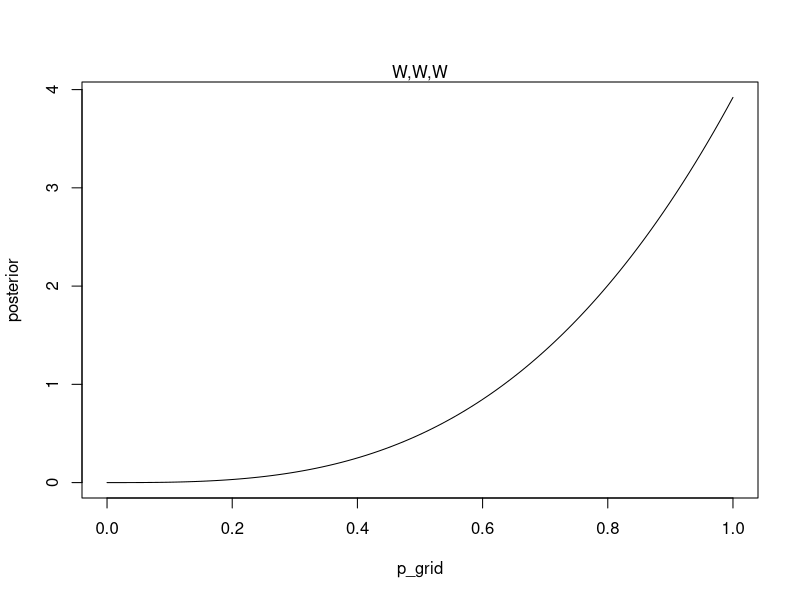
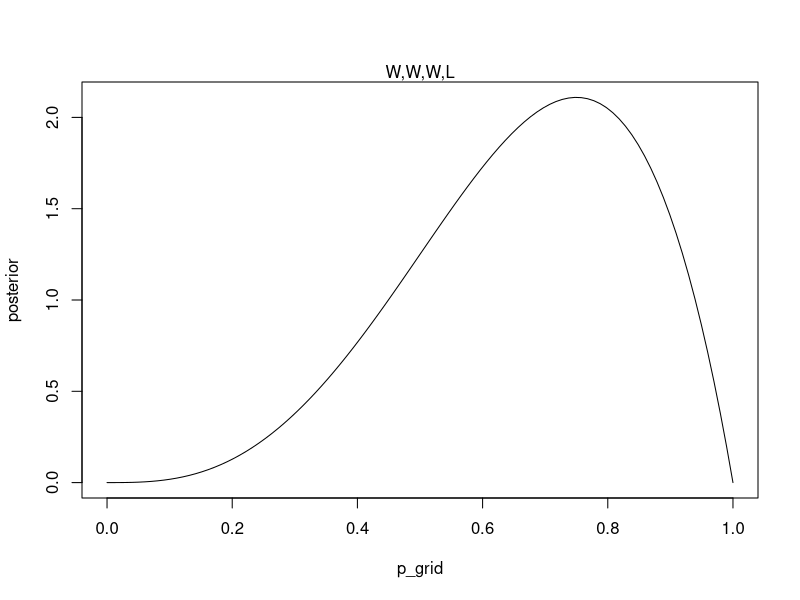
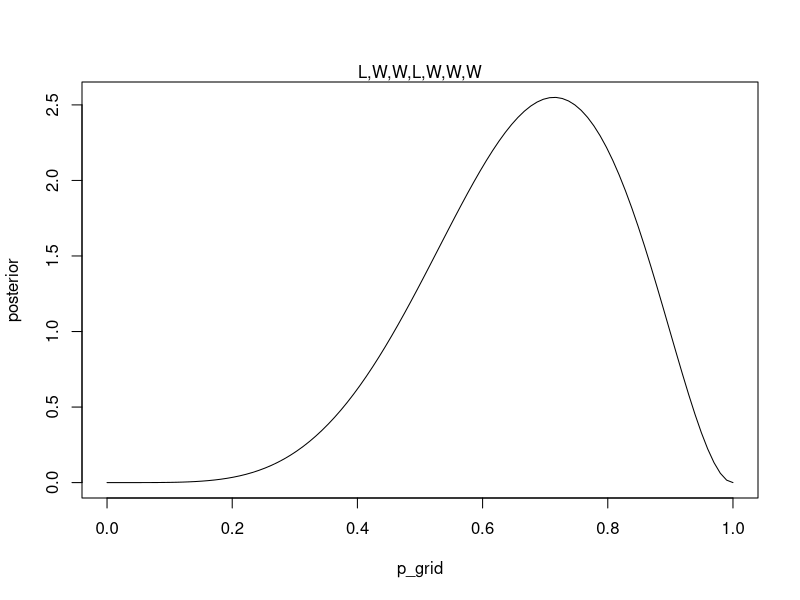
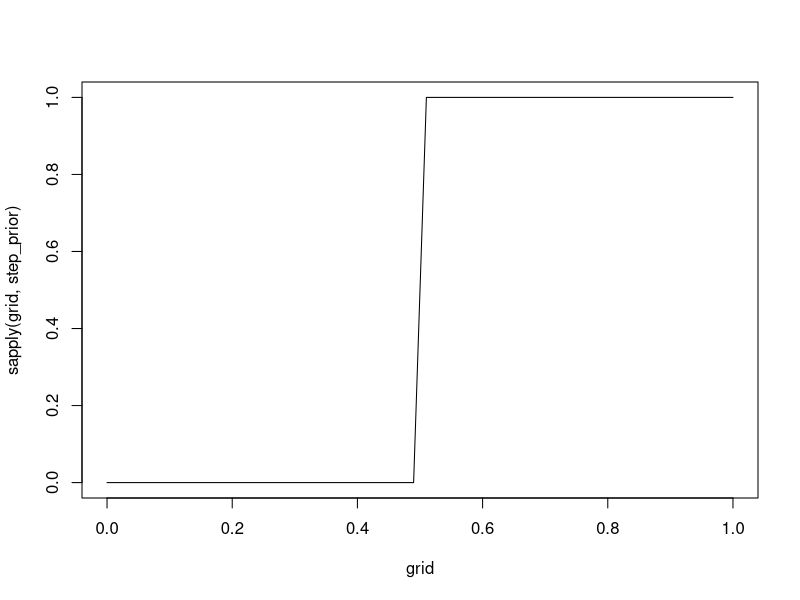
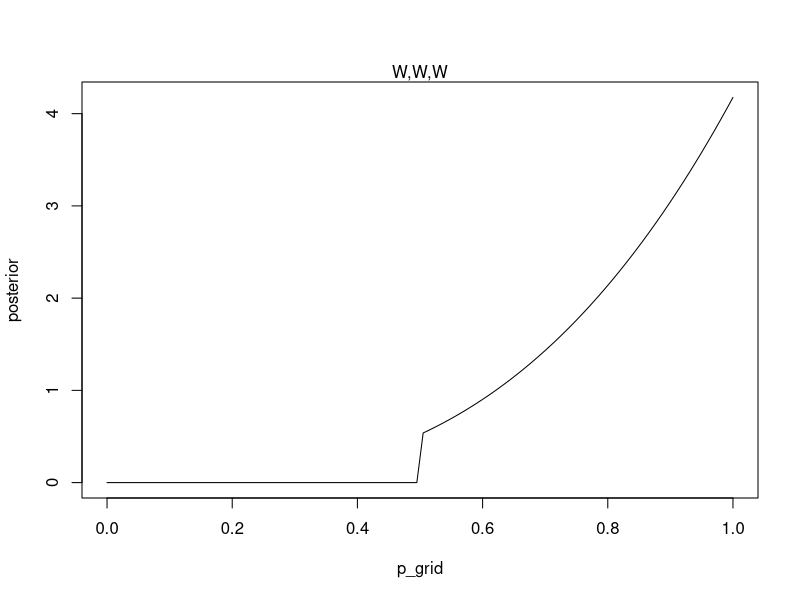
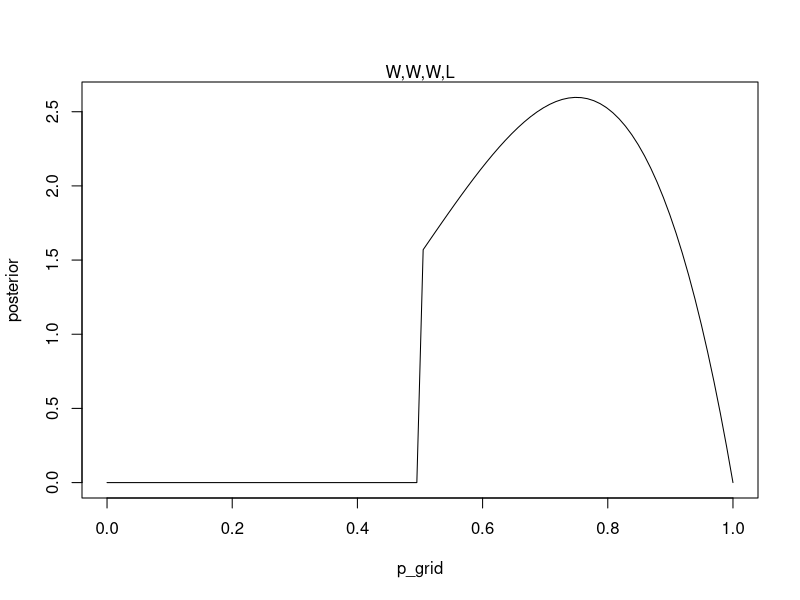
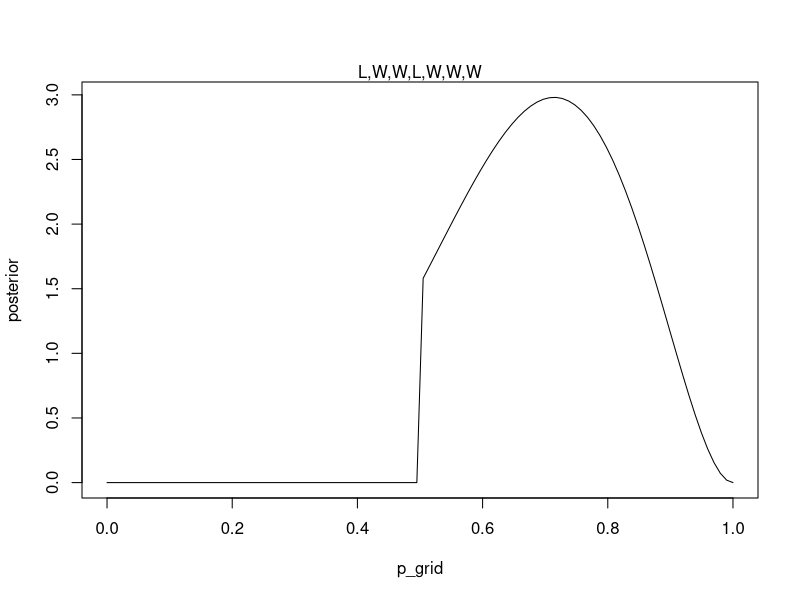

Reproduce these figures in R, in order.
## ---- chunk 1
knitr::opts_chunk$set(echo = FALSE,
                      warning = FALSE,
                      cache = TRUE)
library(magrittr)
## ---- chunk 2
# create function to do grid approx
grid_approx <- function(data, prior=NA, grid_length=100) {
  d <- strsplit(data, ",")[[1]]
  n_W <- sum(d == "W")
  n_trials <- length(d)
  
  
  # define grid
  p_grid <- seq(from=0, to=1, length.out=grid_length)
  dx <- diff(p_grid)
  
  if (is.na(prior)) {
    # define prior (uniform)
    prior <- rep(1, grid_length)
  } else { # assume that prior is a function and
    # normalize it
    p <- sapply(p_grid, prior)
    c <- 1/sum(p*dx) # this is our normalization constant
    prior <- p/c
  }
  
  # compute likelihood across the grid
  likelihood <- dbinom(n_W, size=n_trials, prob=p_grid)
  
  # normalize
  posterior <- (likelihood*prior)/sum(likelihood*prior*dx)
  
  # plot
  plot(p_grid, posterior, type="l")
  mtext(data)
}
## ---- chunk 3
problems <- c("W,W,W", "W,W,W,L", "L,W,W,L,W,W,W")
grid_approx(problems[1])
## ---- chunk 4
grid_approx(problems[2])
## ---- chunk 5
grid_approx(problems[3])
## ---- chunk 6
grid <- seq(from=0, to=1, length.out=50)
step_prior <- function(x) ifelse(x < 0.5, 0, 1)
plot(grid, sapply(grid, step_prior), type="l")
## ---- chunk 7
grid_approx(problems[1], step_prior)
## ---- chunk 8
grid_approx(problems[2], step_prior)
## ---- chunk 9
grid_approx(problems[3], step_prior)
